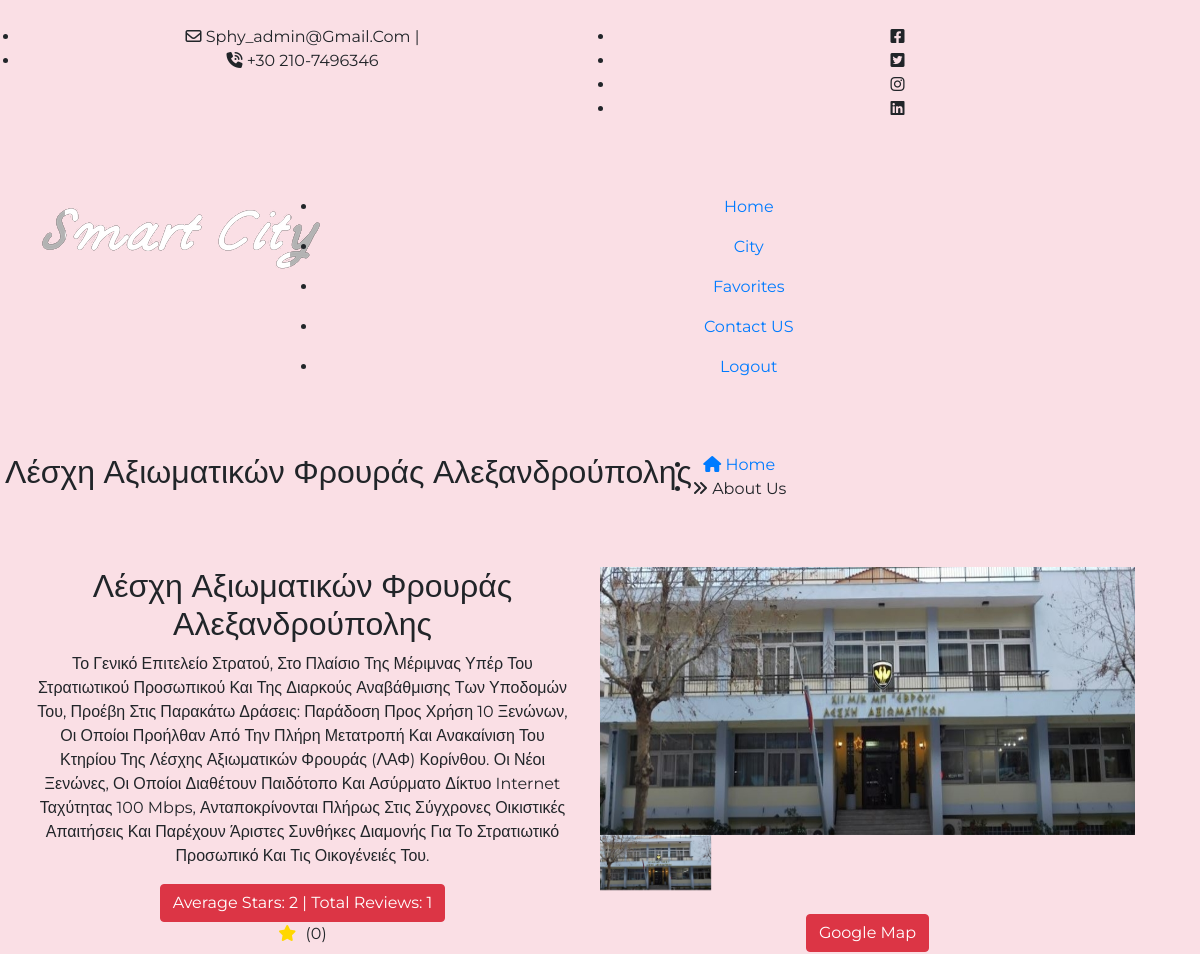
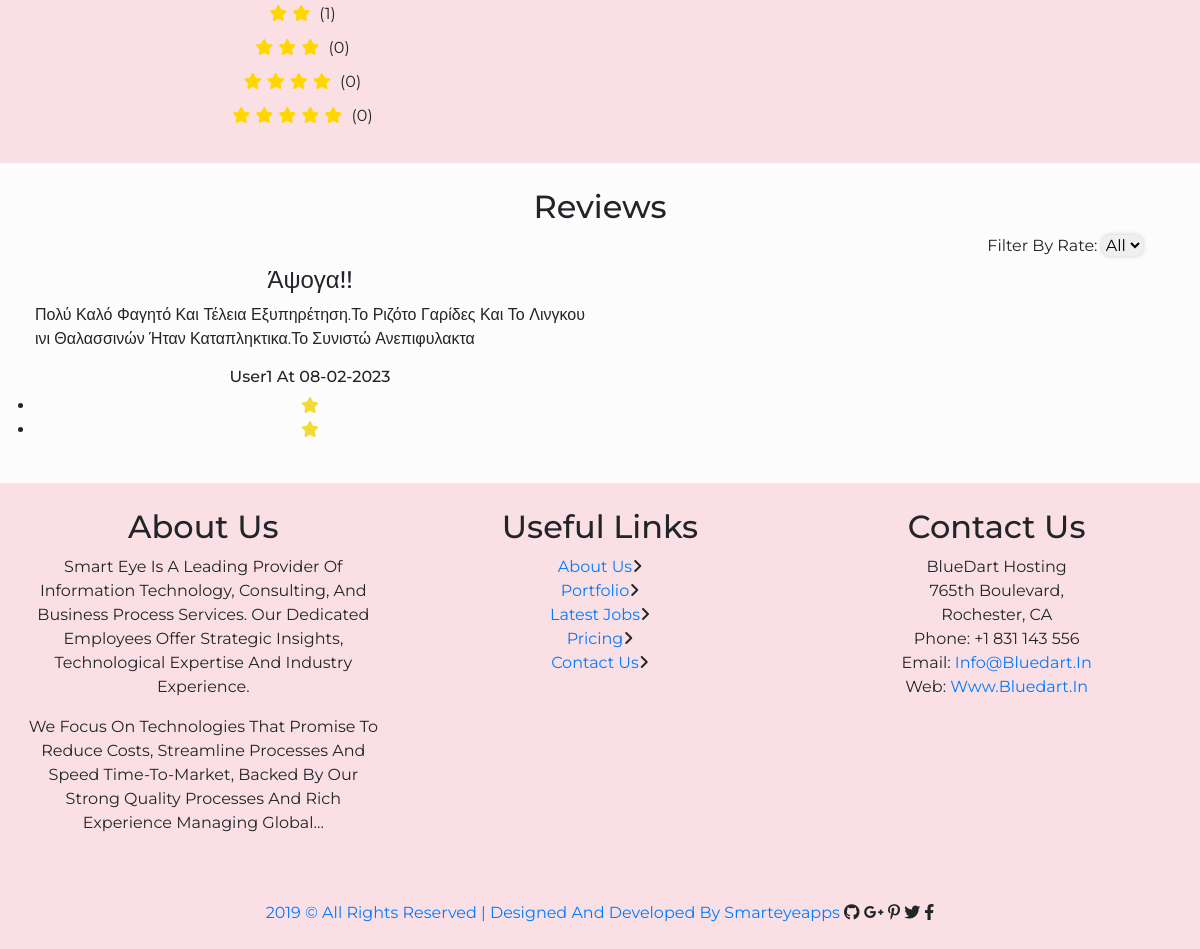
The app's page /about_us.php?name=4 (signed in) with its own data (2 pictures, top to bottom).
### tables this page shows
CREATE TABLE choice (
    choice_id INT AUTO_INCREMENT PRIMARY KEY,
    name VARCHAR(255) NOT NULL,
    address VARCHAR(255) NOT NULL,
    phone_number VARCHAR(45),
    link VARCHAR(255),
    map VARCHAR(255) NOT NULL,	
    category_id INT NOT NULL,
    FOREIGN KEY (category_id) REFERENCES category (category_id),
    city_id INT NOT NULL,
    FOREIGN KEY (city_id) REFERENCES city (city_id),
    description TEXT NOT NULL
);

CREATE TABLE pic (
    pic_id INT AUTO_INCREMENT PRIMARY KEY,
    id INT NOT NULL,
    type_id ENUM('city', 'choice','user') NOT NULL,
    path VARCHAR(255) NOT NULL
);

CREATE TABLE reviews (
    reviews_id INT AUTO_INCREMENT PRIMARY KEY,
    choice_id INT NOT NULL,
    user_id INT NOT NULL,
    rate INT NOT NULL,
    title VARCHAR (255),
    comment TEXT,
    r_date TIMESTAMP DEFAULT CURRENT_TIMESTAMP,
    FOREIGN KEY (choice_id) REFERENCES choice(choice_id),
    FOREIGN KEY (user_id) REFERENCES user(user_id)
);

CREATE TABLE user (
    user_id INT AUTO_INCREMENT PRIMARY KEY,
    role_id INT NOT NULL,
    FOREIGN KEY (role_id) REFERENCES role(role_id),
    first_name VARCHAR(255) NOT NULL,
    last_name VARCHAR(255) NOT NULL,
    username VARCHAR(255) NOT NULL,
    password VARCHAR(255) NOT NULL,
    email VARCHAR(255) NOT NULL  
);

### about_us.php (the view, shortened to what this page needs)
<?php
require_once('database.php');
$name = urldecode($_GET['name']); ?>
<!doctype html>
<html lang="en">
<head>
    <link rel="stylesheet" href="assets/css/bootstrap.min.css">
    <link rel="stylesheet" href="assets/css/all.min.css">
    <link rel="stylesheet" href="assets/css/animate.css">
    <link rel="stylesheet" type="text/css" href="assets/css/style.css" />
    <link rel="stylesheet" href="https://code.jquery.com/ui/1.12.1/themes/base/jquery-ui.css">
</head>
    <body>
<?php include('header.php');?>
    <div class="page-nav no-margin row">
        <div class="container">
            <div class="row">
                <?php $query ="SELECT * FROM choice ch inner join pic p on choice_id = id where choice_id = '$name' and type_id='choice'" ;
                        $result = mysqli_query($dbc, $query);
                        $data = mysqli_fetch_assoc($result)
                ?>
                <h2><?php if ($data['category_id']!=8) { echo $data['name']; } else {echo 'Details';}  ?></h2>
                <ul>
                    <?php if(isset($_SESSION['category'])){ ?>
                        <li> <a href="gallery.php?filter=<?php echo $_SESSION['category']; ?>"><i class="fas fa-home"></i> Home</a></li>
                    <?php }else{ ?>
                        <li><a href="gallery.php"><i class= "fas fa-home"></i> Home </a></li>
                    <?php } ?>
                    <li><i class="fas fa-angle-double-right"></i> About Us</li>
                </ul>
            </div>
        </div>
    </div>
    <div class="about-us container-fluid">
        <div class="container">
            <div class="row natur-row no-margin w-100">
                <div class="text-part col-md-6">
                    <h2><?php if ($data['category_id']!=8) { echo $data['name']; } else {echo 'Details';}  ?></h2>
                    <p><?php echo $data['description']  ?></p>
                    <div class="rating_2">
                        <?php
                        $query = "SELECT FORMAT(CAST(SUM(rate) AS FLOAT) / COUNT(*), 1) AS sum_rate, COUNT(*) AS total_reviews, rate FROM reviews WHERE choice_id = '$name' GROUP BY rate;";
                        $result = mysqli_query($dbc, $query);
                        if(mysqli_num_rows($result) > 0) {
                            $data2 = mysqli_fetch_all($result, MYSQLI_ASSOC);
                            $review_counts = array_fill(1, 5, 0);
                            $sum = array_fill(1, 5, 0);
                            $total_stars=0;
                            foreach ($data2 as $row) {
                                $review_counts[$row['rate']] = $row['total_reviews'];
                                $sum[$row['rate']] = $row['sum_rate'];
                            }
                            $total_reviews = array_sum($review_counts);
                            for ($i = 1; $i <= 5; $i++) {
                                $total_stars += $sum[$i] * $review_counts[$i];
                            }
                            echo '<div class="rating-summary">';
                            echo '<span class="btn btn-danger">Average stars: ' . ROUND(($total_stars/$total_reviews),1) . ' | Total reviews: ' . $total_reviews . '</span>';
                            echo '</div>';
                            for ($i = 1; $i <= 5; $i++) {
                                for ($j = 1; $j <= $i; $j++) {
                                    echo '<span class="star" data-value="' . $j . '"><i class="fas fa-star" style="color:  #ffd700;"></i></span>';
                                }
                                echo ' (' . $review_counts[$i] . ')';
                                echo '<br>';
                            }
                        }
                        ?>
                    </div>
                </div>
            <div class="image-part col-md-6">
                <?php
                $query = "SELECT * FROM pic WHERE id = '$name' AND type_id = 'choice'";
                $result = mysqli_query($dbc, $query);
                $pictures = mysqli_fetch_all($result, MYSQLI_ASSOC);
                    ?>
                <div class="main-carousel">
                    <div id="picture-carousel" class="carousel slide" data-ride="carousel" data-interval="false">
                        <div class="carousel-inner">
                            <?php foreach ($pictures as $index => $picture) : ?>
                                <div class="carousel-item <?php if ($picture['path'] == $data['path']) echo 'active'; ?>">
                                    <img src="./pic/<?php echo $picture['path']; ?>.jpg" class="d-block w-100" alt="Main Image">
                                </div>
                            <?php endforeach; ?>
                        </div>
                    </div>
                </div>
                <div class="thumbnail-carousel">
                    <div class="row">
                        <?php foreach ($pictures as $index => $picture) : ?>
                            <div class="col-3 thumbnail-item <?php if ($picture['path'] == $data['path']) echo 'active'; ?>" data-index="<?php echo $index; ?>">
                                <img src="./pic/<?php echo $picture['path']; ?>.jpg" class="img-fluid" alt="Thumbnail Image">
                            </div>
                        <?php endforeach; ?>
                    </div>
                </div>
                <?php echo '<br><center><a href="' . $data['map'] . '"><button type="button" class="btn btn-danger">Google Map</button></a></center>'; ?>
            </div>
        </div>
    </div>
</div>
<?php
    if ($data['category_id']!=8) {
?>
<div class="review container-fluid" style="background-color: #fcfcfc;">
    <div class="container">
        <div class="session-title">
            <h2>Reviews</h2>
            <div class="reviews_filters">
                <label>Filter By Rate: </label>
                <select name="f_rate" id="f_rate">
                <option class="filter-button" data-filter="all" <?php if(!isset($_GET['filter']) || $_GET['filter'] == 'all') { echo 'selected'; } ?>>All</option>
                </select>
            </div>
        </div>
<?php
    $filterValue = "all";
    $query = "SELECT username, title, comment, rate , r_date
    FROM choice ch INNER JOIN reviews r ON ch.choice_id=r.choice_id  INNER JOIN user u ON r.user_id=u.user_id
    where ch.choice_id = '$name' ";
    if ($filterValue == "all") {
        $query = "SELECT username, title, comment, rate , r_date FROM choice ch INNER JOIN reviews r ON ch.choice_id=r.choice_id INNER JOIN user u ON r.user_id=u.user_id where ch.choice_id = '$name' ORDER BY r_date DESC";
    }else if($filterValue == 1){
        $query .= "AND rate = '$filterValue' ORDER BY r_date DESC";
    }else if($filterValue == 2){
        $query .= " AND rate = '$filterValue' ORDER BY r_date DESC";
    }else if($filterValue == 3){
        $query .= " AND rate = '$filterValue' ORDER BY r_date DESC";
    }else if($filterValue == 4){
        $query .= " AND rate = '$filterValue' ORDER BY r_date DESC";
    }else if($filterValue == 5){
        $query .= " AND rate = '$filterValue' ORDER BY r_date DESC";
    }
    $result = mysqli_query($dbc, $query);
    if ($result->num_rows > 0) {
    echo'<div class="row review-row">';
        while ($data = mysqli_fetch_assoc($result)) {
            echo'<div class="col-md-6">';
                echo'<div class="review-col">';
?>
                    <div class="review-detail ">
<?php
                        echo "<h4>". $data['title'] . " </h4> ";
                        echo "<p id='p_comment' style='word-break: break-all;'>".$data['comment']."</p>";
                        $date = date_create($data['r_date']);
                        echo "<h6>". $data['username'] . " at ". date_format($date,'d-m-Y')  ."</h6>";
                        echo "<ul class='rat'>";
                        for($i = 0; $i < $data['rate']; $i++) {
                            echo '<li><i class="fa fa-star" style="color: #f3da35"></i></li>';
                        }
                        echo "</ul>";
?>
                    </div>
                </div>
            </div>
        <?php
    }
    ?>
        </div>
    </div>
<?php
    } else {
        echo' <div class="container p-3 my-3 border text-center">';
        echo '<h6>Δεν υπάρχουν κριτικές ακόμη</h6>';
        echo '</div>';
    }
    ?>
</div>
<?php
    }
?>
    <?php include('footer.php');?>
    <div class="copy">
        <div class="container">
            <a href="https://www.smarteyeapps.com/">2019 &copy; All Rights Reserved | Designed and Developed by Smarteyeapps</a>
            <span>
                <a><i class="fab fa-github"></i></a>
                <a><i class="fab fa-google-plus-g"></i></a>
                <a><i class="fab fa-pinterest-p"></i></a>
                <a><i class="fab fa-twitter"></i></a>
                <a><i class="fab fa-facebook-f"></i></a>
            </span>
        </div>
    </div>
</body>
</html>

### style.css (style rules this page uses)
* { font-family: "Montserrat", sans-serif; margin: 0; padding: 0; box-sizing: border-box; outline: none; border: none; text-decoration: none; text-transform: capitalize; transition: all 0.2s linear; }
body { background-color: #dc143c22; }
.container { max-width: 1200px; margin: 0 auto; text-align: center; padding: 25px 20px; }
:root { --main-color:#16a085; --red:#eb4d4b; --orange:#f39c12; --black:#130f40; --light-color:#999; --light-bg:#eee; --white:#fff; --border:.1rem solid rgba(0,0,0,.2); --box-shadow:0 .5rem 1rem rgba(0,0,0,.1); }
#p_comment { text-align: justify; }

### about_us.php (style rules this page uses)
.review-row .col-md-6 { display: none; }
.row.review-row .col-md-6:nth-child(1), .row.review-row .col-md-6:nth-child(2), .row.review-row .col-md-6:nth-child(3), .row.review-row .col-md-6:nth-child(4) { display: inline-block; }
.reviews_filters { margin-left:930px; }
#f_rate { border-radius: .5rem; box-shadow: 0 0 5px #ccc; }
.rating_2 .star { margin-right: 5px; }

### records on screen
choice: name "Λέσχη Αξιωματικών Φρουράς Αλεξανδρούπολης", description "Το Γενικό Επιτελείο Στρατού, Στο Πλαίσιο Της Μέριμνας Υπέρ Του Στρατιωτικού Προσωπικού Και Της Διαρκούς Αναβάθμισης Των Υποδομών Του, Προέβη Στις Παρακάτω Δράσεις: Παράδοση Προς Χρήση 10 Ξενώνων, Οι Οποίοι Προήλθαν Από Την Πλήρη Μετατροπή Και Ανακαίνιση Του Κτηρίου Της Λέσχης Αξιωματικών Φρουράς (ΛΑΦ) Κορίνθου. Οι Νέοι Ξενώνες, Οι Οποίοι Διαθέτουν Παιδότοπο Και Ασύρματο Δίκτυο Internet Ταχύτητας 100 Mbps, Ανταποκρίνονται Πλήρως Στις Σύγχρονες Οικιστικές Απαιτήσεις Και Παρέχουν Άριστες Συνθήκες Διαμονής Για Το Στρατιωτικό Προσωπικό Και Τις Οικογένειές Του."
pic: path (picture)
reviews: title "Άψογα!!", comment "Πολύ Καλό Φαγητό Και Τέλεια Εξυπηρέτηση.Το Ριζότο Γαρίδες Και Το Λινγκουινι Θαλασσινών Ήταν Καταπληκτικα.Το Συνιστώ Ανεπιφυλακτα", user.username "User1", r_date "08-02-2023", rate 2 (drawn)

### other values on screen
$total_stars/$total_reviews "2"
$total_reviews "1"
$review_counts[$i] "0"
$review_counts[$i] "1"
